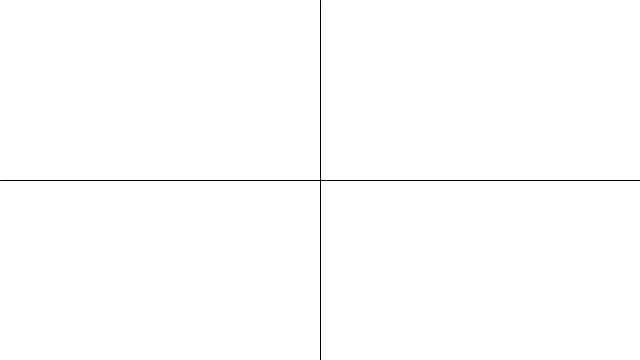
Frame 1 (no input)
Frame 60 (the mouse pressed at the canvas centre just before this capture): identical to frame 1, image omitted
Frame 120 (the mouse held since frame 60 and released just before this capture): identical to frame 1, image omitted

The Processing sketch that drew this single still picture (run headless with seeded random() and noise(); from frame 60 on, the mouse is pressed at the canvas centre):

// Processing sketch: sketch_4squares
// ── sketch_4squares.pde


void setup() {


  size(640, 360);
  fill (255);
  line (width/2, 0, width/2, height);
  line (0, height/2, width, height/2);
}

void draw() {

  line (width/2, 0, width/2, height);
  line (0, height/2, width, height/2);

  if (mouseX > width/2 && mouseY > height/2) {
    background(255, 0, 0);
    line (width/2, 0, width/2, height);
    line (0, height/2, width, height/2);
  } else if ((mouseX > width/2) && (mouseY < height/2)) {
    background(0, 255, 0);
    line (width/2, 0, width/2, height);
    line (0, height/2, width, height/2);
  } else if ((mouseX < width/2) && (mouseY > height/2)) {
    background(0, 0, 255);
    line (width/2, 0, width/2, height);
    line (0, height/2, width, height/2);
  } else 
  background (255);
  line (width/2, 0, width/2, height);
  line (0, height/2, width, height/2);
}
